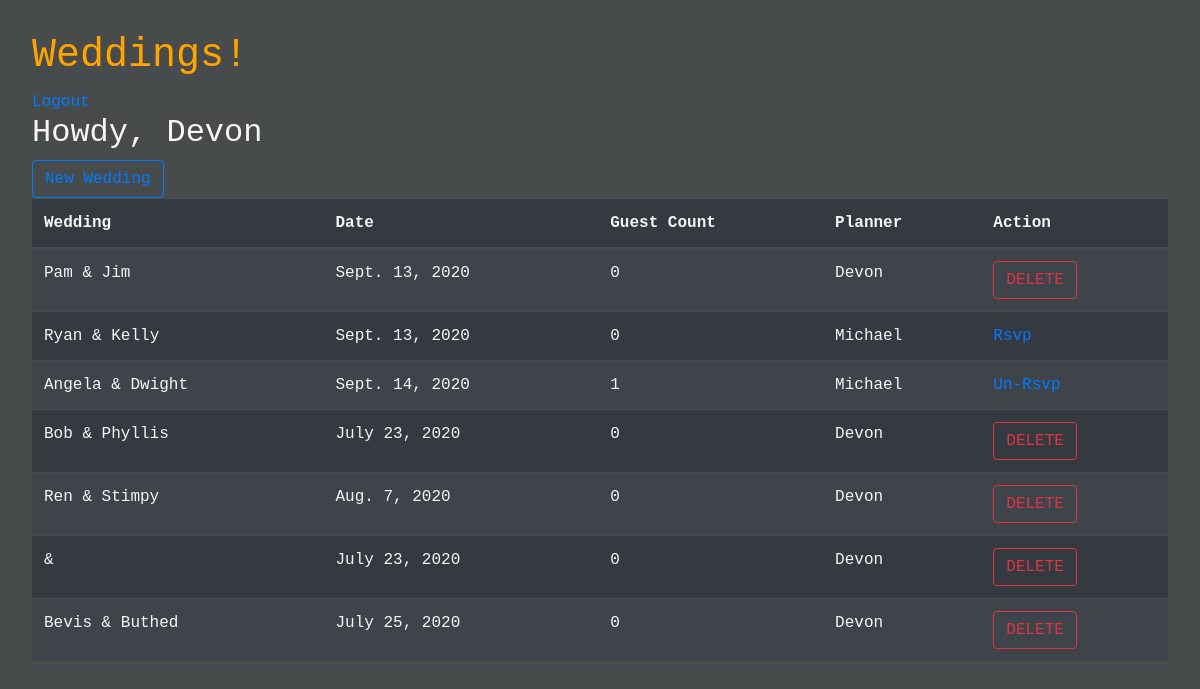
Before: /weddings/ (signed in) with the older database file.
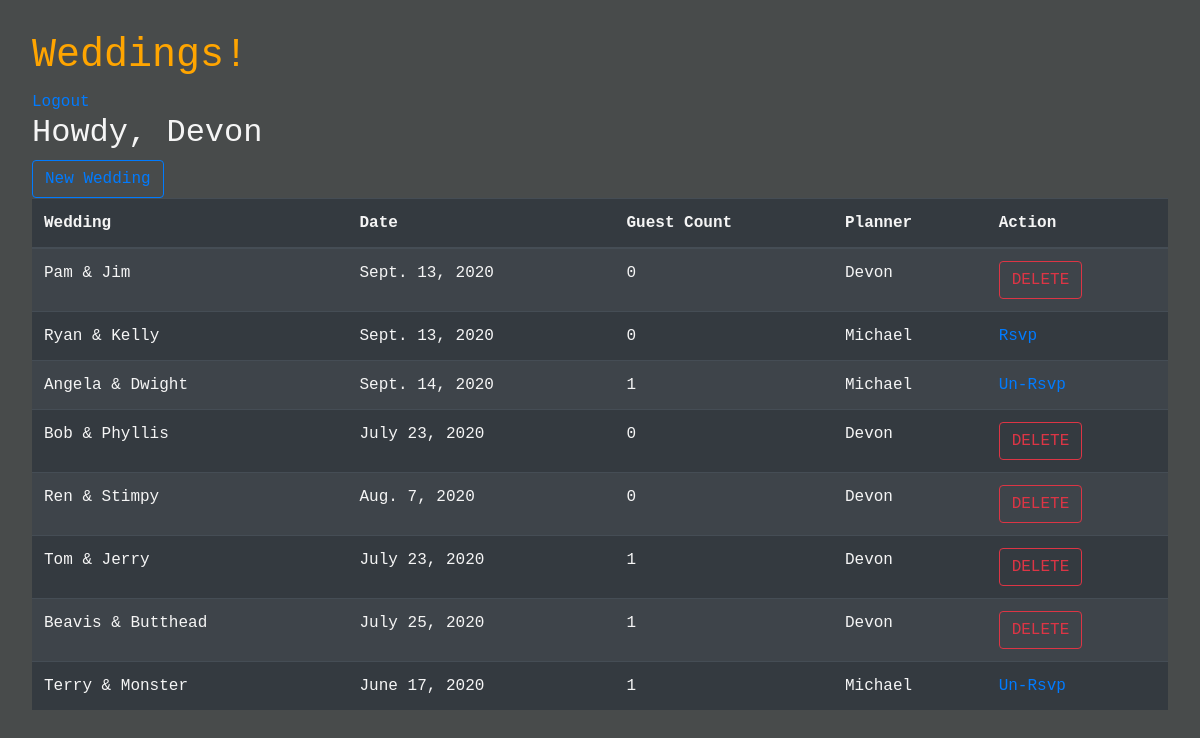
After: the same page with the newer database file.
### home/models.py (models this page shows, shortened)
class User(models.Model):
    first_name = models.CharField(max_length=255)
    last_name = models.CharField(max_length=255)
    email = models.EmailField(unique=True)
    password = models.CharField(max_length=255)
    created_at = models.DateTimeField(auto_now_add=True)
    updated_at = models.DateTimeField(auto_now=True)
    objects = UserManager()

### weddings/models.py (models this page shows, shortened)
class Wedding(models.Model):
    wedder_one = models.CharField(max_length=255)
    wedder_two = models.CharField(max_length=255)
    date = models.DateField()
    planner = models.ForeignKey(User, related_name='planned_weddings', on_delete=models.CASCADE)
    guests = models.ManyToManyField(User, related_name='weddings_attending')
    objects = WeddingManager()

### weddings/views.py (the view)
# urls.py: path('', views.dashboard),
def dashboard(request):
    context = {
        'weddings': Wedding.objects.all(),
        'user': User.objects.get(id=request.session['user_id'])
    }
    return render(request, 'weddings/dashboard.html', context)

### weddings/templates/weddings/dashboard.html (shortened to what this page needs)
<!DOCTYPE html>
<html lang="en">
<head>
    <link href="https://stackpath.bootstrapcdn.com/bootstrap/4.5.0/css/bootstrap.min.css" rel="stylesheet">
    {% load static %}
    <link rel="stylesheet" href="{% static 'style.css' %}">
</head>
<body>
    <h1>Weddings!</h1>
    <a href="/logout">Logout</a>
    <h2>Howdy, {{ user.first_name }}</h2>
    <a href="/weddings/new" class="btn btn-outline-primary">New Wedding</a>
    <table class="table table-dark table-striped">
        <thead>
            <tr>
                <th>Wedding</th>
                <th>Date</th>
                <th>Guest Count</th>
                <th>Planner</th>
                <th>Action</th>
            </tr>
        </thead>
        <tbody>
        {% for wedding in weddings %}
            <tr>
                <td>{{ wedding.wedder_one }} & {{ wedding.wedder_two }}</td>
                <td>{{ wedding.date }}</td>
                <td>{{ wedding.guests.count }}</td>
                <td>{{ wedding.planner.first_name }}</td>
                <td>
                {% if wedding.planner.id == user.id %}
                    <a href="#" class="btn btn-outline-danger">DELETE</a>
                {% elif wedding in user.weddings_attending.all %}
                    <a href="#">Un-Rsvp</a>
                {% else %}
                    <a href="#">Rsvp</a>
                {% endif %}
                </td>
            </tr>
        {% endfor %}
        </tbody>
    </table>
</body>
</html>

### home/static/style.css (style rules this page uses)
* { font-family: 'Anonymous Pro', monospace; color: whitesmoke; }
h1, .post > h4 { color: orange; }
body { background-color: rgb(72, 75, 75); padding: 2em; }

Changed rows visible on the page:
changed Wedding: wedder_one (not shown) → "Tom"; wedder_two (not shown) → "Jerry"; guests.count "0" → "1"
changed Wedding: wedder_one "Bevis" → "Beavis"; wedder_two "Buthed" → "Butthead"; guests.count "0" → "1"
added Wedding: wedder_one "Terry", wedder_two "Monster", date "June 17, 2020", guests.count "1", planner.first_name "Michael", shows "Un-Rsvp"
